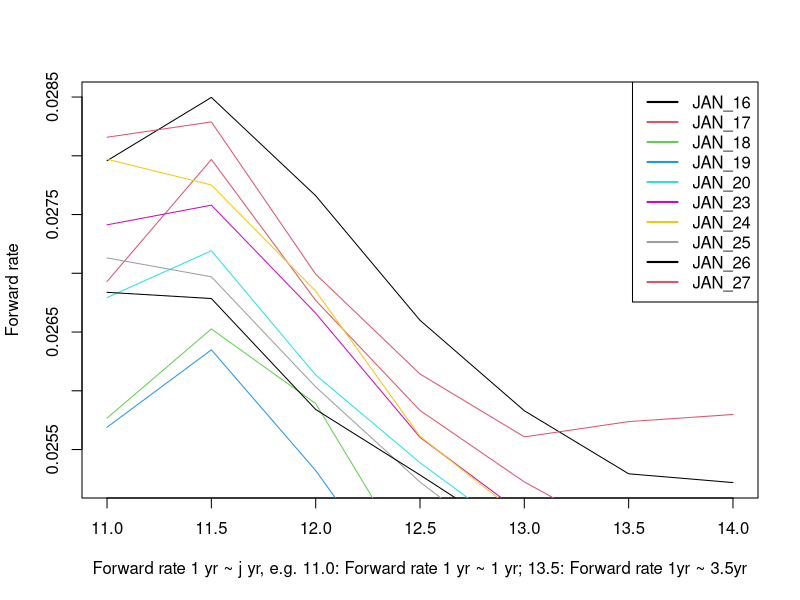

R code for this plot:
## ---- chunk 1
knitr::opts_chunk$set(echo = TRUE)
## ---- chunk 2
library(stringr)
library(tidyverse)
## ---- chunk 3
Forward_data<-read.csv(file = "Forward rate.csv", header = T)
## ---- chunk 4
plot(Forward_data$Value, Forward_data$Jan_16, type = "l", xlab="Forward rate 1 yr ~ j yr, e.g. 11.0: Forward rate 1 yr ~ 1 yr; 13.5: Forward rate 1yr ~ 3.5yr", ylab = "Forward rate", col=1)
lines(Forward_data$Value, Forward_data$Jan_17, type = "l",col=2)
lines(Forward_data$Value, Forward_data$Jan_18, type = "l",col=3)
lines(Forward_data$Value, Forward_data$Jan_19, type = "l",col=4)
lines(Forward_data$Value, Forward_data$Jan_20, type = "l",col=5)
lines(Forward_data$Value, Forward_data$Jan_23, type = "l",col=6)
lines(Forward_data$Value, Forward_data$Jan_24, type = "l",col=7)
lines(Forward_data$Value, Forward_data$Jan_25, type = "l",col=8)
lines(Forward_data$Value, Forward_data$Jan_26, type = "l",col=9)
lines(Forward_data$Value, Forward_data$Jan_27, type = "l",col=10)
legend("topright",
       legend = c("JAN_16", "JAN_17", "JAN_18", "JAN_19", "JAN_20", "JAN_23", "JAN_24", "JAN_25", "JAN_26", "JAN_27"),col = c(1,2,3,4,5,6,7,8,9,10), lwd = 2)

